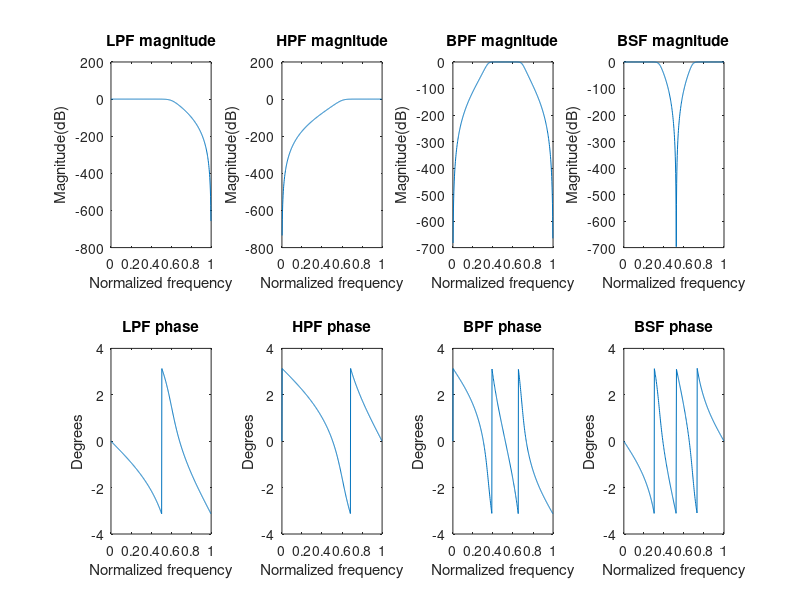

MATLAB code to generate this figure:
clc;
close all;
clear all;
n=6;
fc=300;
fs=1000;
%% LPF
[b,a]=butter(n,fc/(fs/2),'low');
[h,w]=freqz(b,a)
subplot(2,4,1)
plot(w/pi,20*log(h))
title('LPF magnitude')
xlabel('Normalized frequency')
ylabel('Magnitude(dB)')
a=angle(h)
subplot(2,4,5)
plot(w/pi,a)
title('LPF phase')
xlabel('Normalized frequency')
ylabel('Degrees')
%% HPF
[b,a]=butter(n,fc/(fs/2),'high');
[h,w]=freqz(b,a)
subplot(2,4,2)
plot(w/pi,20*log(h))
title('HPF magnitude')
xlabel('Normalized frequency')
ylabel('Magnitude(dB)')
a=angle(h)
subplot(2,4,6)
plot(w/pi,a)
title('HPF phase')
xlabel('Normalized frequency')
ylabel('Degrees')
%% BPF
w1=[0.35 0.69]
[b,a]=butter(n,w1,'bandpass');
[h,w]=freqz(b,a)
subplot(2,4,3)
plot(w/pi,20*log(h))
title('BPF magnitude')
xlabel('Normalized frequency')
ylabel('Magnitude(dB)')
a=angle(h)
subplot(2,4,7)
plot(w/pi,a)
title('BPF phase')
xlabel('Normalized frequency')
ylabel('Degrees')
%% BSF
w1=[0.35 0.69]
[b,a]=butter(n,w1,'stop');
[h,w]=freqz(b,a)
subplot(2,4,4)
plot(w/pi,20*log(h))
title('BSF magnitude')
xlabel('Normalized frequency')
ylabel('Magnitude(dB)')
a=angle(h)
subplot(2,4,8)
plot(w/pi,a)
title('BSF phase')
xlabel('Normalized frequency')
ylabel('Degrees')